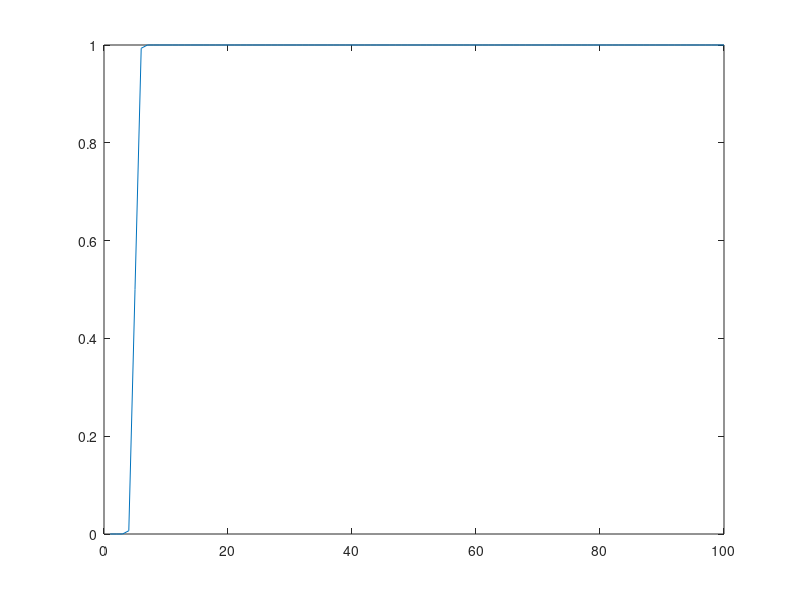

Reproduce this figure in MATLAB.
clc;
clear all;

sel=input('1.TRI 2.TRA 3.GA 4.B 5.S---> ');

switch sel
    case 1
        a=input('a');
        b=input('b');
        c=input('c');
        for x=1:1:100
            if(x<=a)
                op(x)=0;
            else if(x>a && x<=b)
                    op(x)=(x-a)/(b-a);
                else if (x>b && x<=c)
                        op(x)=(c-x)/(c-b);
                    else if (x>c)
                            op(x)=0;
                        end
                    end
                end
            end
        end
        
        y=1:1:100;
        plot(y,op);
        
    case 2
        a=input('a');
        b=input('b');
        c=input('c');
        d=input('d');
        for x=1:1:100
            if(x<=a)
                op(x)=0;
            else if(x>a && x<=b)
                    op(x)=(x-a)/(b-a);
                else if (x>b && x<=c)
                        op(x)=1;
                    else if (x>c && x<=d)
                            op(x)=(d-x)/(d-c);                      
                        else if (x>d)
                                op(x)=0;
                            end
                        end
                    end
                end
            end
        end
        
        y=1:1:100;
        plot(y,op);
        
    case 3
        c=input('c');
        s=input('sigma');
        for x=1:1:100
            t=(x-c)/s;
            op(x)=exp((-0.5)*(t)^2);
        end
        y=1:1:100;
        plot(y,op);
        
    case 4
        a=input('a');
        b=input('b');
        c=input('c');
        
        for x=1:1:100
            t=(abs((x-c)/a))^(2*b);
            op(x)=1/(1+t);
        end
        y=1:1:100;
        plot(y,op);
        
    case 5
        a=input('a');
        c=input('c');
        for x=1:1:100
            t=exp((-a)*(x-c));
            op(x)=1/(1+t);
        end
        y=1:1:100;
        plot(y,op);
end